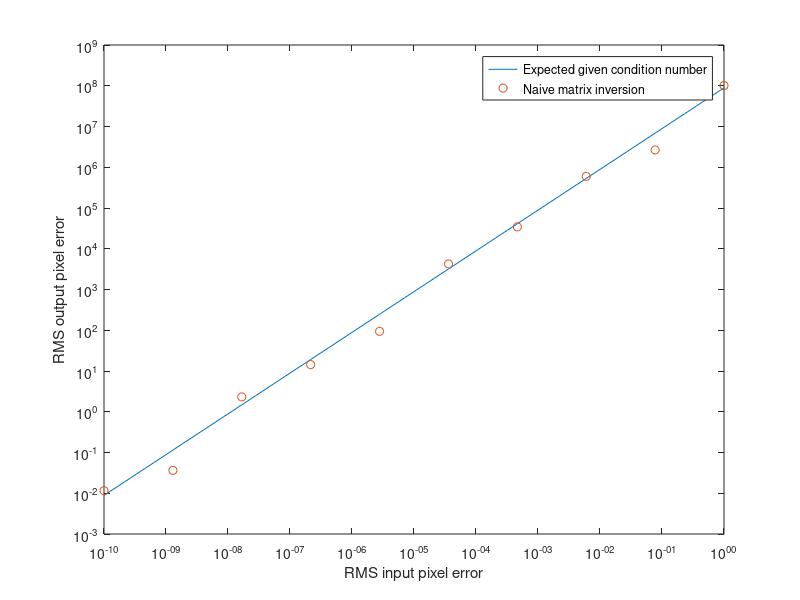

MATLAB code to generate this figure: (Note: this script raises an error after producing the figure.)
%% Make errvsnoise

load('errvsnoise')

clf
plot(noises, noises*8.87e7)
hold on
plot(noises, err, 'o')
hold off

set(gca, 'XScale', 'log', 'YScale', 'log')
xlabel('RMS input pixel error')
ylabel('RMS output pixel error')

leg = legend('Expected given condition number', 'Naive matrix inversion');
leg.Location = 'northwest';

%% Make NoNoise

I = imread('cameraman.tif');
I = double(I);
N = 128;
I = imresize(I, [N N]);
sigma = 2;

A = makeSparseForwardMatrix(N, sigma);

Iblurred = blurImage(I, A);
Iblurred = Iblurred + 0*randn(size(I));
Irecovered = unblurImage(Iblurred, A);

subplot(131)
imagesc(I)
axis image, axis off, caxis([0 255])
title('Original')
subplot(132)
imagesc(Iblurred)
axis image, axis off, caxis([0 255])
title('Blurred')
subplot(133)
imagesc(Irecovered)
axis image, axis off, caxis([0 255])
title('Recovered')

%% Make 1pxNoise

I = imread('cameraman.tif');
I = double(I);
N = 128;
I = imresize(I, [N N]);
sigma = 2;

A = makeSparseForwardMatrix(N, sigma);

Iblurred = blurImage(I, A);
Iblurred = Iblurred + 1*randn(size(I));
Irecovered = unblurImage(Iblurred, A);

subplot(131)
imagesc(I)
axis image, axis off, caxis([0 255])
title('Original')
subplot(132)
imagesc(Iblurred)
axis image, axis off, caxis([0 255])
title('Blurred')
subplot(133)
imagesc(Irecovered)
axis image, axis off, caxis([0 255])
title('Recovered')

%% Make Tikhonov comparison

I = imread('cameraman.tif');
I = double(I);
N = 128;
I = imresize(I, [N N]);
sigma = 2;

A = makeSparseForwardMatrix(N, sigma);

Iblurred = blurImage(I, A);
Iblurred = Iblurred + 0.1*randn(size(I));
Irecovered = unblurImage(Iblurred, A);

subplot(221)
imagesc(I)
axis image, axis off, caxis([0 255])
title('Original')
subplot(222)
imagesc(Iblurred)
axis image, axis off, caxis([0 255])
title('Blurred')
subplot(223)
imagesc(Irecovered)
axis image, axis off, caxis([0 255])
title('Matrix Inversion')

alpha = 0.00005;
Atik = makeTikhonovMatrix(A, alpha);
Itik = unblurImageTikhonov(Iblurred, Atik, A);

subplot(224)
imagesc(Itik)
axis image, axis off, caxis([0 255])
title('Regularised')
